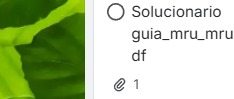
#> input picture assets/big_bang.jpg, 234 x 99 px
$ python -i assets_cache.py   (imports and definitions only)
#> lines starting #> are read from the running program, lines starting #| are printed output that depends on the picture
from __future__ import annotations

import base64
import hashlib
import mimetypes
import re
from dataclasses import dataclass
from io import BytesIO
from pathlib import Path
from urllib.parse import parse_qsl, urlencode, urlparse, urlunparse
from urllib.request import Request, urlopen


PROJECT_ROOT = Path(__file__).resolve().parents[1]
IMAGE_CACHE_DIR = PROJECT_ROOT / "assets" / "synced_trello_images"
FILE_CACHE_DIR = PROJECT_ROOT / "assets" / "synced_trello_files"


@dataclass(frozen=True)
class CachedImage:
    filename: str
    path: Path
    content: bytes
    content_type: str


@dataclass(frozen=True)
class CachedFile:
    filename: str
    path: Path
    content: bytes
    content_type: str


# [46 lines left out: functions _safe_stem, _with_trello_auth, _read_source, _to_png, not called in this run]


def cache_image_asset(src: str, name: str = "", *, api_key: str = "", token: str = "") -> CachedImage:
    clean_src = str(src or "").strip()
    if not clean_src:
        raise ValueError("La imagen no tiene origen.")

    digest = hashlib.sha256(clean_src.encode("utf-8")).hexdigest()[:18]
    stem = _safe_stem(name or clean_src)
    png_path = IMAGE_CACHE_DIR / f"{stem}_{digest}.png"
    IMAGE_CACHE_DIR.mkdir(parents=True, exist_ok=True)

    if png_path.exists():
        content = png_path.read_bytes()
        return CachedImage(png_path.name, png_path, content, "image/png")

    content, content_type = _read_source(clean_src, api_key=api_key, token=token)
    png_content = _to_png(content)
    if png_content != content or content_type.startswith("image/"):
        png_path.write_bytes(png_content)
        return CachedImage(png_path.name, png_path, png_content, "image/png")

    extension = mimetypes.guess_extension(content_type) or ".bin"
    path = IMAGE_CACHE_DIR / f"{stem}_{digest}{extension}"
    path.write_bytes(content)
    return CachedImage(path.name, path, content, content_type)


# [26 lines left out: function cache_file_asset, not called in this run]

>>> import cv2
>>> picture = cv2.imread('../assets/big_bang.jpg', cv2.IMREAD_GRAYSCALE)
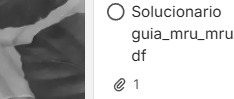
#> picture: shape (99, 234); min 36, max 255, mean 187.7
>>> result = cache_image_asset(picture)
#> (the run stopped early here; a loop or call above may not have finished)

$ run again, on assets/ecuaciones_mru.jpg
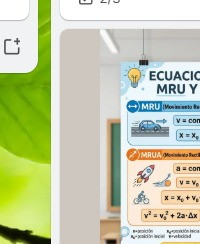
#> input picture assets/ecuaciones_mru.jpg, 200 x 244 px
#> `picture = cv2.imread('../assets/big_bang.jpg', cv2.IMREAD_GRAYSCALE)`:
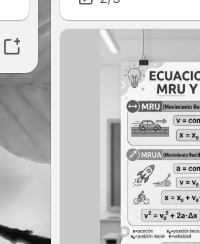
#> picture: shape (244, 200); min 7, max 255, mean 198.5

$ run again, on assets/graficos_mru.jpg
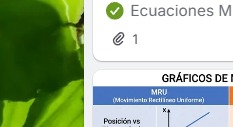
#> input picture assets/graficos_mru.jpg, 233 x 127 px
#> `picture = cv2.imread('../assets/big_bang.jpg', cv2.IMREAD_GRAYSCALE)`:
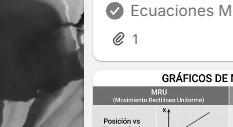
#> picture: shape (127, 233); min 0, max 255, mean 168.1
